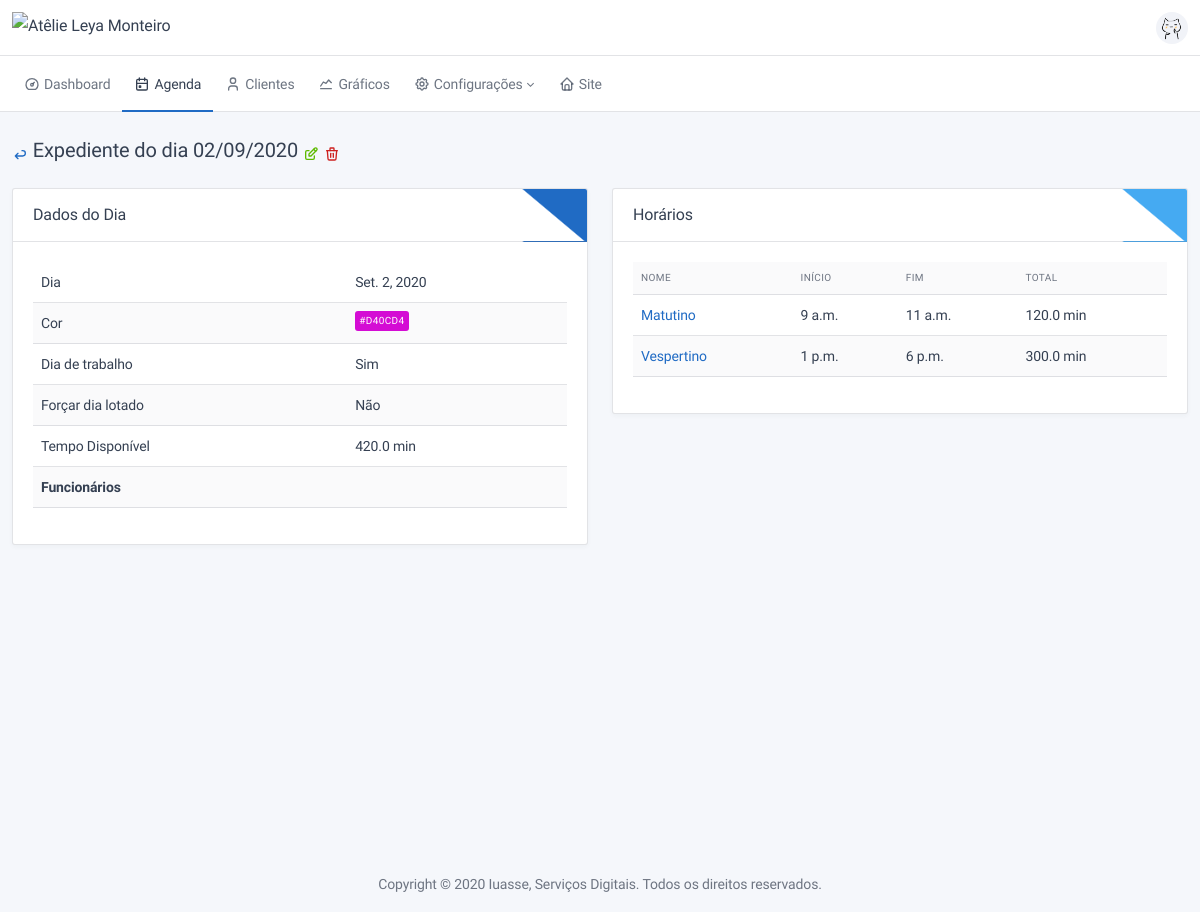
The page /business/businessday/2/profile/ (signed in) on the database its author committed.
### business/models.py (models this page shows, shortened)
class BusinessDay(BaseModel):
    day = models.DateField("dia", default=timezone.localtime(timezone.now()),
                           help_text="Caso selecionado vários dias, deixe como está!")
    color = models.CharField("cor", default="#D40CD4", max_length=7,
                             help_text="Qual a cor que você deseja como plano de fundo")
    expedient_day = models.ManyToManyField("config.Expedient", verbose_name="Expediente",
                                           help_text="Quais são os horários disponíveis para esse dia?")
    is_work_day = models.BooleanField("dia de trabalho", default=True, help_text="Esse dia estará trabalhando?")
    force_day_full = models.BooleanField("forçar dia cheio", default=False,
                                         help_text="Forçar para que o dia mostre como lotado!")
    @staticmethod
    def get_back_url():
        return reverse('business:admin:calendar')
    def get_delete_url(self):
        return reverse(self.get_reverse_delete, kwargs={'pk': self.pk})
    def get_edit_url(self):
        return reverse(self.get_reverse_edit, kwargs={'pk': self.pk})
    def get_full_name(self):
        return f"Expediente do dia {self.day.strftime('%d/%m/%Y')}"
    def get_expedient_hours(self):
        return sum(e.get_business_hours() for e in self.expedient_day.all())
    def get_consumed_hours(self):
        return OrderOfService.objects.filter(date=self.day, canceled=False) \
                   .aggregate(hours=Sum('type_of_service__time'))['hours'] or 0
    def get_remain_hours(self):
        return self.get_expedient_hours() - self.get_consumed_hours()
    def get_dict_data(self):
        return {
            'Dia': self.day,
            'Cor': mark_safe(f"<span class='badge' style='background-color: {self.color}'>{self.color}</span>"),
            'Dia de trabalho': 'Sim' if self.is_work_day else 'Não',
            'Forçar dia lotado': 'Sim' if self.force_day_full else 'Não',
            'Tempo Disponível': f'{self.get_remain_hours()} min',
        }

### config/models.py (models this page shows, shortened)
class Expedient(BaseModel):
    name = models.CharField("nome", max_length=28)
    start_time = models.TimeField("horário de início", help_text="Primeiro horário disponível para agendar.")
    end_time = models.TimeField("horário de fim", help_text="Último horário disponível para agendar.")
    def get_edit_url(self):
        return reverse_lazy(f'{self._meta.app_label}:{self._meta.model_name}:edit', kwargs={'pk': self.pk})
    def get_business_hours(self):
        end_timedelta = datetime.timedelta(hours=self.end_time.hour, minutes=self.end_time.minute)
        start_timedelta = datetime.timedelta(hours=self.start_time.hour, minutes=self.start_time.minute)
        return (end_timedelta - start_timedelta).seconds / 60

### business/views.py (the view)
# urls.py: path('<int:pk>/profile/', business_profile, name='profile'),
@login_required
@staff_member_required()
@require_http_methods(["GET"])
@permission_required('business.view_businessday', raise_exception=True)
def business_profile(request, pk):
    return render(request, 'business/profile.html', {'obj': BusinessDay.objects.get(pk=pk)})

### base/models.py (called while the page is built)
    @property
    def get_reverse_delete(self):
        return '{}:{}:delete'.format(self._meta.app_label, self._meta.model_name)

    @property
    def get_reverse_edit(self):
        return '{}:{}:edit'.format(self._meta.app_label, self._meta.model_name)

### frontend/templates/business/profile.html (shortened to what this page needs)
{% extends '../base/profile.html' %}
{% block profile_content %}
<div class="row">
    <div class="col-md-6">
        <div class="card">
            <div class="card-header bg-triangle-top-primary">
                <h3 class="card-title">Dados do Dia</h3>
            </div>
            <div class="card-body">
                <div class="table-responsive">
                    <table class="table table-hover table-striped">
                        {% for k, v in obj.get_dict_data.items %}
                        <tr>
                            <td>{{k}}</td>
                            <td>{{v|default_if_none:""}}</td>
                        </tr>
                        {% endfor %}
                        <tr>
                            <td><span class="font-weight-bold">Funcionários</span></td>
                            <td>{{obj.workers.all|join:", " }}</td>
                        </tr>
                    </table>
                </div>
            </div>
        </div>
    </div>
    <div class="col-md-6">
        <div class="card">
            <div class="card-header bg-triangle-top-info">
                <h3 class="card-title">Horários</h3>
            </div>
            <div class="card-body">
                <div class="table-responsive">
                    <table class="table table-hover table-striped">
                        <thead>
                        <tr>
                            <th>Nome</th>
                            <th>Início</th>
                            <th>Fim</th>
                            <th>Total</th>
                        </tr>
                        </thead>
                        <tbody>
                        {% for e in obj.expedient_day.all %}
                        <tr>
                            <td>
                                <a href="{{e.get_edit_url}}" target="_blank">
                                    {{e.name}}
                                </a>
                            </td>
                            <td>{{e.start_time}}</td>
                            <td>{{e.end_time}}</td>
                            <td>{{e.get_business_hours}} min</td>
                        </tr>
                        {% endfor %}
                        </tbody>
                    </table>
                </div>
            </div>
        </div>
    </div>
</div>
{% endblock %}

### frontend/templates/base/profile.html (shortened to what this page needs)
{% extends 'base.html' %}
{% block content %}
<div class="container-xl">
    <div class="page-header">
        <div class="row align-items-center">
            <div class="col-auto">
                <h2 class="page-title">
                    <a data-toggle="tooltip" href="{{obj.get_back_url}}" title="Voltar">
                        <span class="text-primary">{{ICON_ARROW_BACK|safe}}</span>
                    </a>
                    {{obj.get_full_name}}
                    <a data-toggle="tooltip" href="{{obj.get_edit_url}}" title="Editar">
                        <span class="text-success">{{ICON_EDIT|safe}}</span>
                    </a>
                    <a data-toggle="tooltip" href="{{obj.get_delete_url}}" title="Deletar">
                        <span class="text-danger">{{ICON_DELETE|safe}}</span>
                    </a>
                </h2>
            </div>
        </div>
    </div>
    {% block profile_content %}{% endblock %}
</div>
{% endblock %}

### frontend/static/custom/css/custom-css.css (style rules this page uses)
.bg-triangle-top-primary { background: linear-gradient(-140deg, #206bc4 10%, rgba(0, 0, 0, 0) 10.3%); }
.bg-triangle-top-info { background: linear-gradient(-140deg, #45aaf2 10%, rgba(0, 0, 0, 0) 10.3%); }

### frontend/templates/base.html (style rules this page uses)
body { display: none; }

### rows shown on the page
BusinessDay: get_full_name "Expediente do dia 02/09/2020", get_dict_data "Set. 2, 2020"
Expedient: name "Matutino", start_time "9 a.m.", end_time "11 a.m.", get_business_hours "120.0"
Expedient: name "Vespertino", start_time "1 p.m.", end_time "6 p.m.", get_business_hours "300.0"

### other values the page prints
{{ k }} "Dia" "Cor" "Dia de trabalho" "Forçar dia lotado" "Tempo Disponível"
{{ v|default_if_none:"" }} "#D40CD4" "Sim" "Não" "420.0 min"
